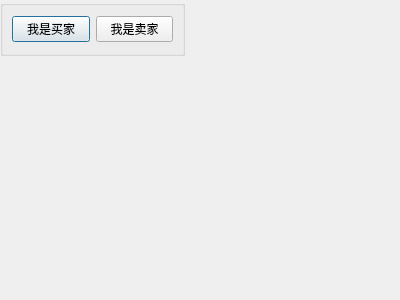
<?xml version="1.0" encoding="UTF-8"?>
<ui version="4.0">
 <class>userchoice</class>
 <widget class="QDialog" name="userchoice">
  <property name="geometry">
   <rect>
    <x>0</x>
    <y>0</y>
    <width>400</width>
    <height>300</height>
   </rect>
  </property>
  <property name="windowTitle">
   <string>身份选择</string>
  </property>
  <widget class="QGroupBox" name="groupBox">
   <property name="geometry">
    <rect>
     <x>0</x>
     <y>0</y>
     <width>185</width>
     <height>56</height>
    </rect>
   </property>
   <property name="title">
    <string/>
   </property>
   <layout class="QHBoxLayout" name="horizontalLayout">
    <item>
     <widget class="QPushButton" name="pushButton">
      <property name="text">
       <string>我是买家</string>
      </property>
     </widget>
    </item>
    <item>
     <widget class="QPushButton" name="pushButton_2">
      <property name="text">
       <string>我是卖家</string>
      </property>
     </widget>
    </item>
   </layout>
  </widget>
 </widget>
 <resources/>
 <connections/>
</ui>
